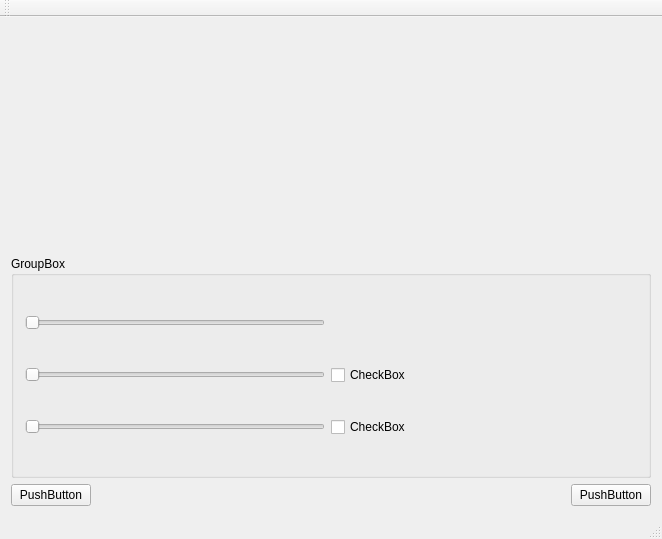
<?xml version="1.0" encoding="UTF-8"?>
<ui version="4.0">
 <class>MainWindow</class>
 <widget class="QMainWindow" name="MainWindow">
  <property name="geometry">
   <rect>
    <x>0</x>
    <y>0</y>
    <width>662</width>
    <height>539</height>
   </rect>
  </property>
  <property name="windowTitle">
   <string>MainWindow</string>
  </property>
  <widget class="QWidget" name="centralWidget">
   <layout class="QGridLayout" name="gridLayout_2">
    <item row="0" column="0" colspan="3">
     <widget class="RenderArea" name="renderArea" native="true"/>
    </item>
    <item row="2" column="0">
     <widget class="QPushButton" name="pushButton_2">
      <property name="text">
       <string>PushButton</string>
      </property>
     </widget>
    </item>
    <item row="2" column="1">
     <spacer name="horizontalSpacer">
      <property name="orientation">
       <enum>Qt::Horizontal</enum>
      </property>
      <property name="sizeHint" stdset="0">
       <size>
        <width>479</width>
        <height>20</height>
       </size>
      </property>
     </spacer>
    </item>
    <item row="2" column="2">
     <widget class="QPushButton" name="pushButton">
      <property name="text">
       <string>PushButton</string>
      </property>
     </widget>
    </item>
    <item row="1" column="0" colspan="3">
     <widget class="QGroupBox" name="groupBox">
      <property name="title">
       <string>GroupBox</string>
      </property>
      <layout class="QGridLayout" name="gridLayout">
       <item row="0" column="0">
        <widget class="QSlider" name="horizontalSlider_3">
         <property name="orientation">
          <enum>Qt::Horizontal</enum>
         </property>
        </widget>
       </item>
       <item row="0" column="1">
        <spacer name="horizontalSpacer_2">
         <property name="orientation">
          <enum>Qt::Horizontal</enum>
         </property>
         <property name="sizeHint" stdset="0">
          <size>
           <width>306</width>
           <height>20</height>
          </size>
         </property>
        </spacer>
       </item>
       <item row="1" column="0">
        <widget class="QSlider" name="horizontalSlider_2">
         <property name="orientation">
          <enum>Qt::Horizontal</enum>
         </property>
        </widget>
       </item>
       <item row="1" column="1">
        <widget class="QCheckBox" name="checkBox_2">
         <property name="text">
          <string>CheckBox</string>
         </property>
        </widget>
       </item>
       <item row="2" column="0">
        <widget class="QSlider" name="horizontalSlider">
         <property name="orientation">
          <enum>Qt::Horizontal</enum>
         </property>
        </widget>
       </item>
       <item row="2" column="1">
        <widget class="QCheckBox" name="checkBox">
         <property name="text">
          <string>CheckBox</string>
         </property>
        </widget>
       </item>
      </layout>
     </widget>
    </item>
   </layout>
  </widget>
  <widget class="QMenuBar" name="menuBar">
   <property name="geometry">
    <rect>
     <x>0</x>
     <y>0</y>
     <width>662</width>
     <height>21</height>
    </rect>
   </property>
  </widget>
  <widget class="QToolBar" name="mainToolBar">
   <attribute name="toolBarArea">
    <enum>TopToolBarArea</enum>
   </attribute>
   <attribute name="toolBarBreak">
    <bool>false</bool>
   </attribute>
  </widget>
  <widget class="QStatusBar" name="statusBar"/>
 </widget>
 <layoutdefault spacing="6" margin="11"/>
 <customwidgets>
  <customwidget>
   <class>RenderArea</class>
   <extends>QWidget</extends>
   <header>renderarea.h</header>
   <container>1</container>
  </customwidget>
 </customwidgets>
 <resources/>
 <connections/>
</ui>
